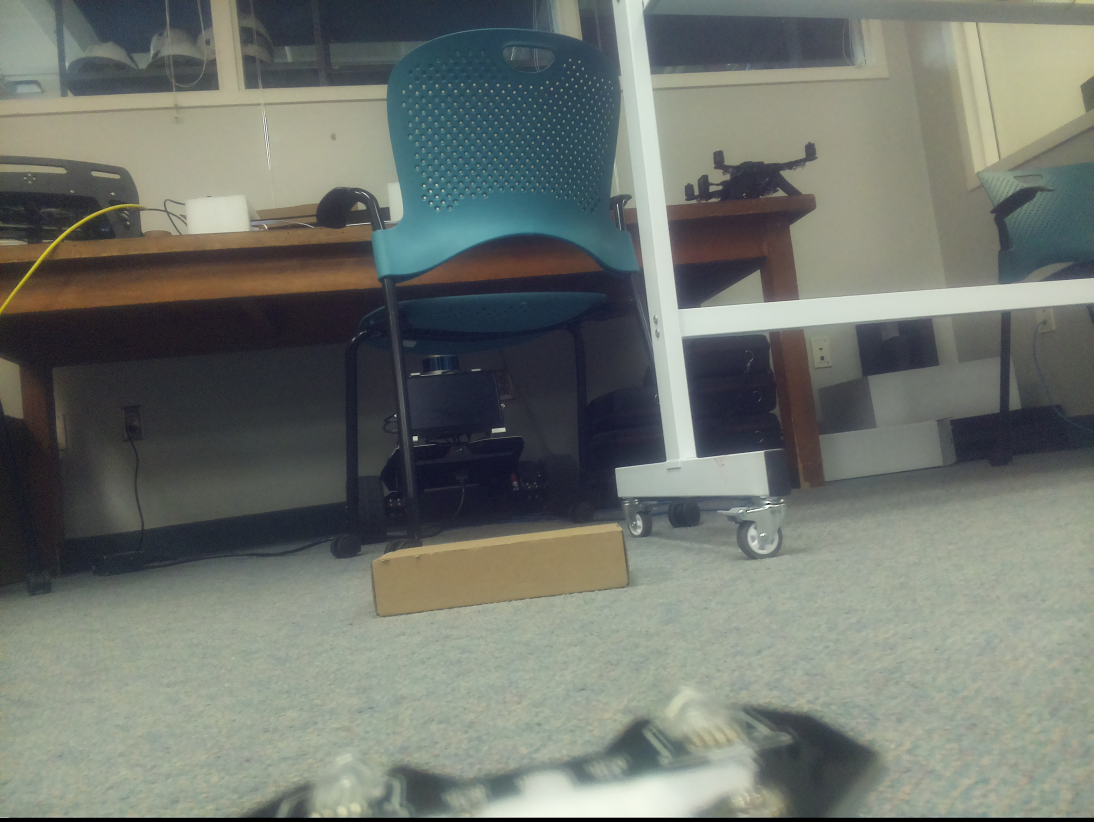
#> input picture terrainIdentification/image5.jpg, 3280 x 2464 px (shown at 1/3 size)
$ python camera.py
#> lines starting #> are read from the running program, lines starting #| are printed output that depends on the picture; after the words box and inside, x2 and y2 are one past the last pixel; in counts of white or black regions, pixels touching at a corner belong together
### terrainIdentification/objectSizeDetection.py
import cv2
import numpy as np


FOCAL_LENGTH = 3.04  # mm
SENSOR_WIDTH = 3.68
SENSOR_HEIGHT = 2.76
# SENSOR_WIDTH_PIXELS = 3280
# SENSOR_HEIGHT_PIXELS = 2464
SENSOR_WIDTH_PIXELS = 1640
SENSOR_HEIGHT_PIXELS = 750  # Because I crop the height.


def getImageSizeInPixels(image):

    image = cv2.imread(image)
    image = cv2.cvtColor(image, cv2.COLOR_BGR2RGB)
    twoDimage = image.reshape((-1, 3))
    twoDimage = np.float32(twoDimage)
    criteria = (cv2.TERM_CRITERIA_EPS + cv2.TERM_CRITERIA_MAX_ITER, 10, 1.0)
    K = 3
    attempts = 10
    ret, label, center = cv2.kmeans(twoDimage, K, None, criteria, attempts, cv2.KMEANS_PP_CENTERS)
    center = np.uint8(center)
    res = center[label.flatten()]
    result_image = res.reshape(image.shape)

    cv2.imwrite("resultImage.jpg", result_image)

    imageResultRead = cv2.imread("resultImage.jpg")

    # image = cv2.imread(image)
    #
    # img_grey = cv2.cvtColor(result_image, cv2.COLOR_BGR2GRAY)
    # # set a thresh
    # thresh = 100
    # # get threshold image
    # ret, thresh_img = cv2.threshold(img_grey, thresh, 255, cv2.THRESH_BINARY)
    # # find contours
    # thresh = cv2.threshold(img_grey, 0, 255, cv2.THRESH_BINARY + cv2.THRESH_OTSU)[1]

    gray = cv2.cvtColor(result_image, cv2.COLOR_BGR2GRAY)
    blurred = cv2.GaussianBlur(gray, (5, 5), 0)
    edges = cv2.Canny(blurred, 10, 200)


    contours, hierarchy = cv2.findContours(edges, cv2.RETR_LIST, cv2.CHAIN_APPROX_SIMPLE)

    # img_contours = np.zeros(result_image.shape)

    cv2.drawContours(imageResultRead, contours, -1, (0, 255, 0), 3)
    # contours = contours[0] if len(contours) == 2 else contours[1]
    maxWidth = 0

    for i, c in enumerate(contours):
        x, y, w, h = cv2.boundingRect(c)
        maxWidth = max(w, maxWidth)
        cv2.putText(result_image, str(w), (x, y - 10), cv2.FONT_HERSHEY_SIMPLEX, 0.9, (36, 255, 12), 2)
        cv2.rectangle(result_image, (x, y), (x + w, y + h), (36, 255, 12), 1)


    # create an empty image for contours
    # img_contours = np.zeros(img.shape)
    # draw the contours on the empty image
    # cv2.drawContours(img_contours, contours, -1, (0, 255, 0), 3)
    # save image
    cv2.imwrite('contours.png', result_image)

    # [11 lines of commented-out code are left out]

    return maxWidth


def getObjectWidth(distance, image):

    objectWidthOnSensor = getObjectWidthOnSensor(image)

    return ((distance * objectWidthOnSensor) / FOCAL_LENGTH)


def getObjectWidthOnSensor(image):
    # TODO: Get the object width
    objectWidth = getImageSizeInPixels(image)


    return (SENSOR_WIDTH * objectWidth)/SENSOR_WIDTH_PIXELS

### terrainIdentification/camera.py
# from picamera import PiCamera
import pigpio
import cv2
import time
from objectSizeDetection import *
from mobility.CarRun import *
from sensors.mb1040.sensor_test import *


FOCAL_LENGTH = 3.04  # mm
SENSOR_WIDTH = 3.68
SENSOR_HEIGHT = 2.76
SENSOR_WIDTH_PIXELS = 3280
SENSOR_HEIGHT_PIXELS = 2464


# [5 lines left out: function getPicture, not called in this run]


def cropPicture():
    img = cv2.imread("image5.jpg")
#> img is the input picture: shape (2464, 3280, 3); mean B, G, R 110.3, 117.5, 112.3
    cropped_image = img[1250:2000, 820:2460]
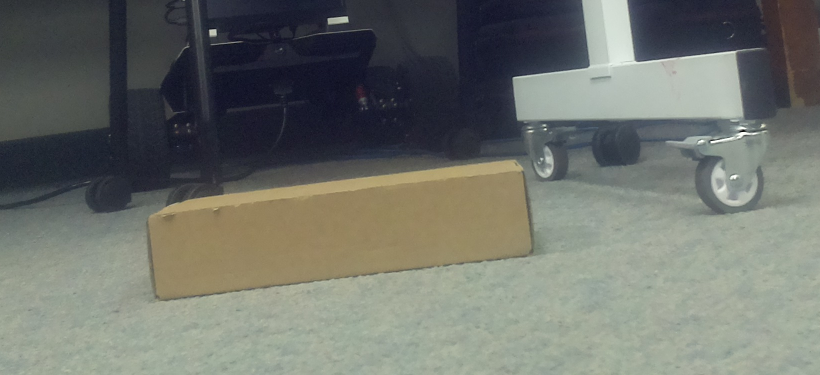
#> cropped_image: shape (750, 1640, 3) (shown at 1/2 size); mean B, G, R 108, 114.6, 111.1
    # cv2.imshow("cropped", cropped_image)
    cv2.imwrite('croppedimage1.png', cropped_image)


    return cropped_image

# [69 lines left out: functions getDistance, main, not called in this run]


croppedImage = cropPicture()
print(getObjectWidth(3, 'croppedimage1.png'))
#> in getImageSizeInPixels, `ret, label, center = cv2.kmeans(twoDimage, K, None, criteria, attempts..`: ret = 860205958.1; center = [[162.5, 170.9, 156.1], [45.07, 47.73, 57.53], [131.9, 126.8, 105.5]]
#> in getImageSizeInPixels, `center = np.uint8(center)`: center = [[162, 170, 156], [45, 47, 57], [131, 126, 105]]
#> in getImageSizeInPixels, `result_image = res.reshape(image.shape)`:
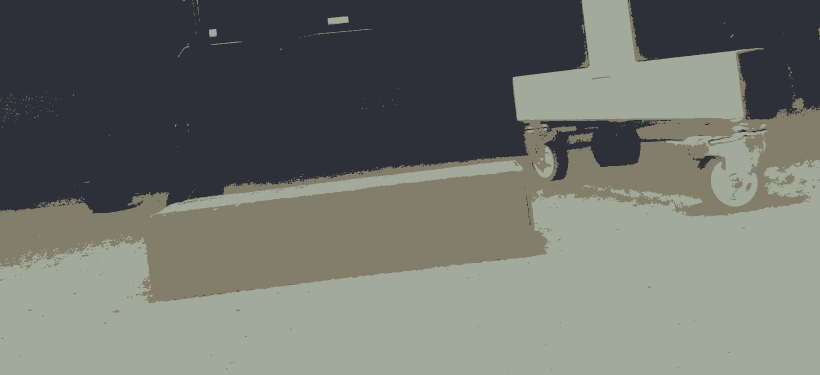
#> result_image: shape (750, 1640, 3) (shown at 1/2 size); mean R, G, B 110.7, 113.8, 107.7
#> in getImageSizeInPixels, `imageResultRead = cv2.imread("resultImage.jpg")`:
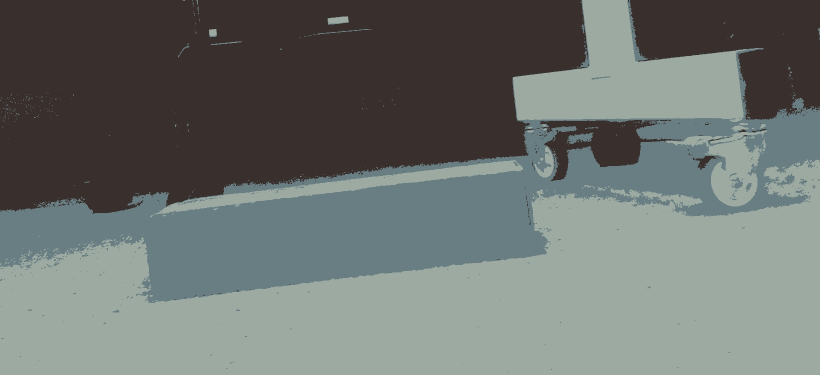
#> imageResultRead: shape (750, 1640, 3) (shown at 1/2 size); mean B, G, R 110.3, 113.8, 108.1
#> in getImageSizeInPixels, `edges = cv2.Canny(blurred, 10, 200)`:
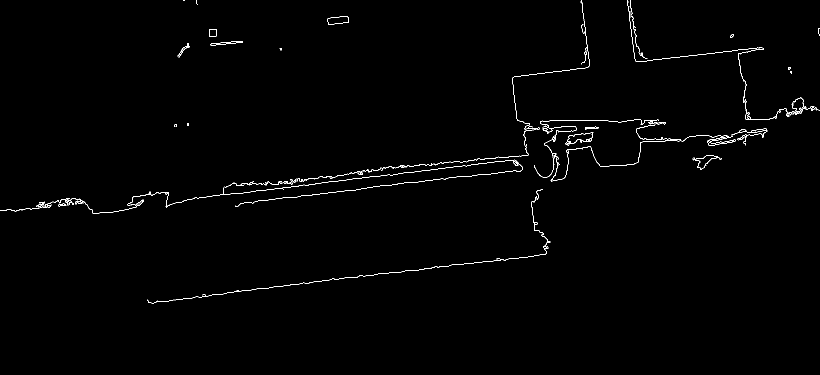
#> edges: shape (750, 1640) (shown at 1/2 size); 0.74% white in thin lines or dots, all inside (x1, y1, x2, y2) = (0, 0, 1640, 607)
#> in getImageSizeInPixels, `contours, hierarchy = cv2.findContours(edges, cv2.RETR_LIST, cv2.CHAIN..`: contours = 102 contours, 62 with area under 20; largest, box (x1, y1, x2, y2) and area: (1131, 265, 1187, 291) 724, (1134, 265, 1186, 288) 603, (655, 32, 698, 50) 522, (655, 32, 698, 50) 516, (1390, 311, 1443, 340) 514
#> in getImageSizeInPixels, `cv2.drawContours(imageResultRead, contours, -1, (0, 255, 0), 3)`:
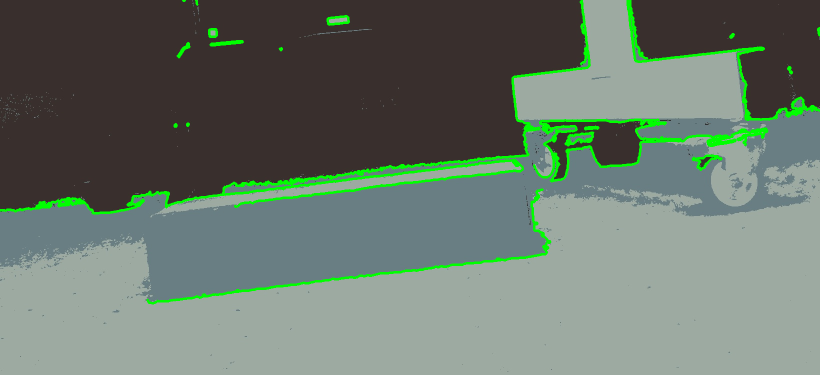
#> imageResultRead: shape (750, 1640, 3) (shown at 1/2 size); 3.17% of pixels changed, all inside (x1, y1, x2, y2) = (0, 0, 1640, 609)
#> the loop in getImageSizeInPixels, `for i, c in enumerate(contours):` made 102 passes
#> (x, y, w, h, maxWidth) on passes 1 to 12: (473, 580, 5, 4, 5), (1092, 493, 5, 5, 5), (1069, 445, 6, 4, 6), (95, 410, 7, 5, 7), (89, 409, 7, 6, 7), (117, 408, 6, 5, 7), (125, 407, 4, 4, 7), (144, 406, 3, 4, 7), (116, 407, 17, 6, 17), (150, 404, 4, 5, 17), (84, 404, 5, 5, 17), (151, 402, 12, 5, 17)
#> (c, x, y, w, h, maxWidth) on passes 24, 60: ([[837, 330], [838, 329], [839, 330], [838, 331]], 837, 329, 3, 3, 806), ([[1320, 246], [1321, 245], [1322, 246], [1321, 247]], 1320, 245, 3, 3, 1046)
#> after the loop in getImageSizeInPixels, `for i, c in enumerate(contours):`:
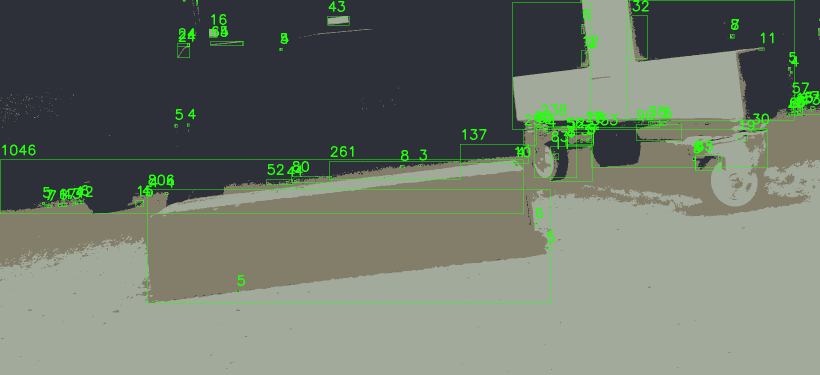
#> result_image: shape (750, 1640, 3) (shown at 1/2 size); 2.28% of pixels changed, all inside (x1, y1, x2, y2) = (0, 0, 1640, 608)
#> in getObjectWidthOnSensor, `objectWidth = getImageSizeInPixels(image)`: objectWidth = 1046
#> in getObjectWidth, `objectWidthOnSensor = getObjectWidthOnSensor(image)`: objectWidthOnSensor = 2.35
# getImageSizeInPixels('croppedimage1.png')
# print(getImageSizeInPixels('croppedimage1.png'))
